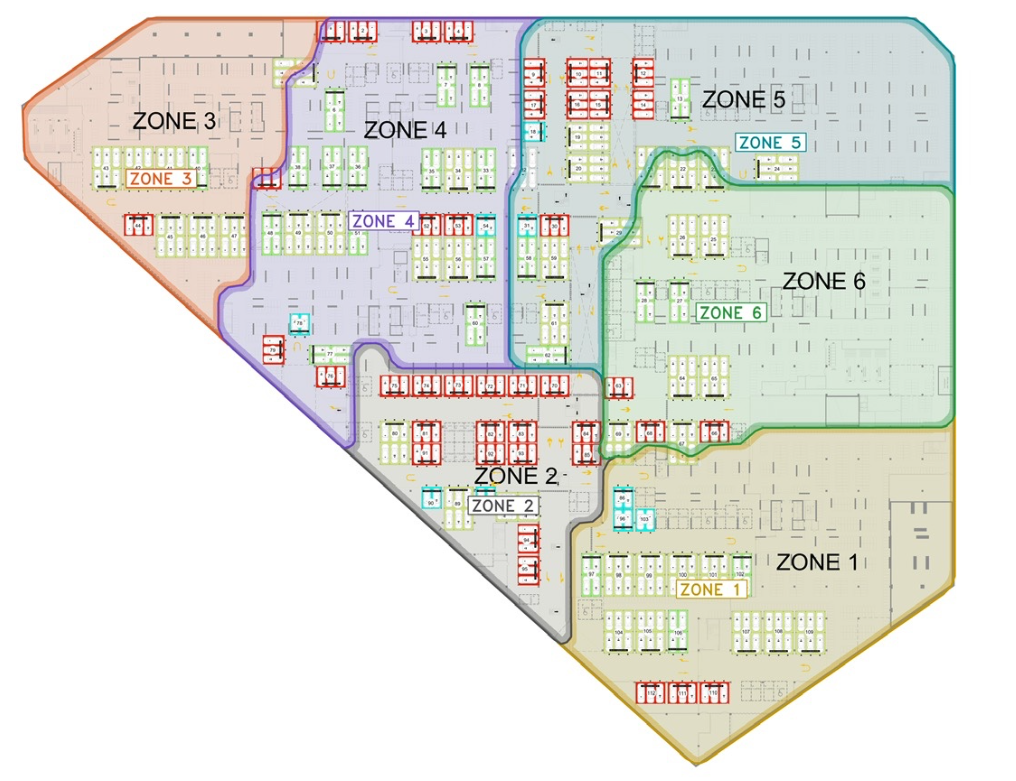
#> input picture TotalParking/Images/zones_map.png, 1016 x 781 px, given in place of zones_map.jpeg, which was not available
$ python crop_vertices.py
#> lines starting #> are read from the running program, lines starting #| are printed output that depends on the picture; pictures that were not available may be replaced by others from this repository, and a replacement may not be noted
import os
from PIL import Image, ImageDraw, ImageFont

# Load the new image and resize/pad it to 1016x781
img_path = 'TotalParking/Images/zones_map.jpeg'
img = Image.open(img_path)
#> img is the input picture: PIL image 1016x781 RGBA; mean R, G, B, A 227.4, 227.9, 221.1, 255

container_w = 1016
container_h = 781

disp_w = container_w
disp_h = int(img.height * (container_w / img.width))
#> disp_h = 781
pad_y = int((container_h - disp_h) / 2.0)
#> pad_y = 0

img_resized = img.resize((disp_w, disp_h), Image.Resampling.LANCZOS)
canvas = Image.new('RGB', (container_w, container_h), (15, 23, 42))
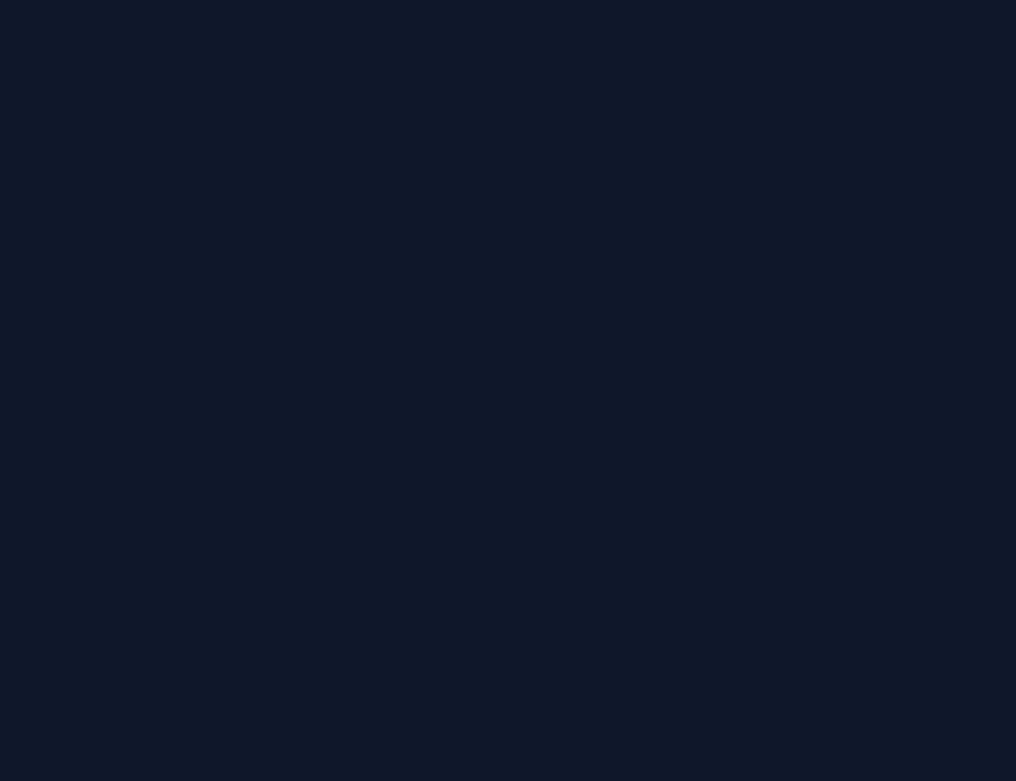
#> canvas: PIL image 1016x781 RGB; mean R, G, B 15, 23, 42
canvas.paste(img_resized, (0, pad_y))

# Let's define the 6 crop regions around the 6 vertices of Zone 3
# We will draw a local grid with labels.
vertices_info = [
    {"name": "v1_leftmost", "center": (50, 150), "range_x": (0, 150), "range_y": (80, 220)},
    {"name": "v2_top_left", "center": (150, 15), "range_x": (100, 250), "range_y": (0, 100)},
    {"name": "v3_top_right", "center": (315, 15), "range_x": (250, 400), "range_y": (0, 120)},
    {"name": "v4_right_bend1", "center": (280, 250), "range_x": (220, 360), "range_y": (200, 320)},
    {"name": "v5_right_bend2", "center": (250, 250), "range_x": (200, 320), "range_y": (200, 320)},
    {"name": "v6_bottom_right", "center": (220, 365), "range_x": (160, 280), "range_y": (320, 440)},
]

os.makedirs('TotalParking/scratch/crops', exist_ok=True)
font = ImageFont.load_default()

for v in vertices_info:
    rx = v["range_x"]
    ry = v["range_y"]

    # Crop the canvas
    crop_w = rx[1] - rx[0]
    crop_h = ry[1] - ry[0]
    crop = canvas.crop((rx[0], ry[0], rx[1], ry[1]))

    # Draw local grid on the crop
    draw = ImageDraw.Draw(crop)

    # Draw vertical lines
    for x in range(rx[0], rx[1], 10):
        lx = x - rx[0]
        color = (255, 0, 0) if x % 50 == 0 else (128, 128, 128)
        draw.line([(lx, 0), (lx, crop_h)], fill=color, width=1)
        if x % 20 == 0:
            draw.text((lx + 2, 5), str(x), fill=(255, 255, 0), font=font)

    # Draw horizontal lines
    for y in range(ry[0], ry[1], 10):
        ly = y - ry[0]
        color = (255, 0, 0) if y % 50 == 0 else (128, 128, 128)
        draw.line([(0, ly), (crop_w, ly)], fill=color, width=1)
        if y % 20 == 0:
            draw.text((5, ly + 2), str(y), fill=(255, 255, 0), font=font)

    crop.save(f'TotalParking/scratch/crops/{v["name"]}.png')
    print(f"Saved crop for {v['name']}")
#> this loop made 6 passes
#> pass 1, `crop = canvas.crop((rx[0], ry[0], rx[1], ry[1]))`:
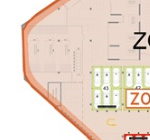
#> crop: PIL image 150x140 RGB; mean R, G, B 234.5, 217.8, 205.5
#> pass 1, `crop.save(f'TotalParking/scratch/crops/{v["name"]}.png')`:
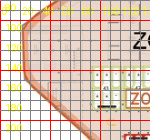
#> saved as v1_leftmost.png: PIL image 150x140 RGB; mean R, G, B 219.3, 195.7, 180.3
#> pass 2, `crop = canvas.crop((rx[0], ry[0], rx[1], ry[1]))`:
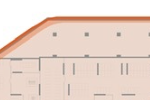
#> crop: PIL image 150x100 RGB; mean R, G, B 234.3, 215.2, 204.8
#> pass 2, `crop.save(f'TotalParking/scratch/crops/{v["name"]}.png')`:
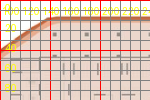
#> saved as v2_top_left.png: PIL image 150x100 RGB; mean R, G, B 218.9, 193.9, 179.1
#> after the loop:
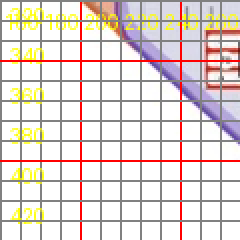
#> crop: PIL image 120x120 RGB (shown 2 times larger); mean R, G, B 226.5, 215.2, 210.3

$ run again, with TotalParking/Images/hmi_flow.jpg saved as TotalParking/Images/zones_map.png
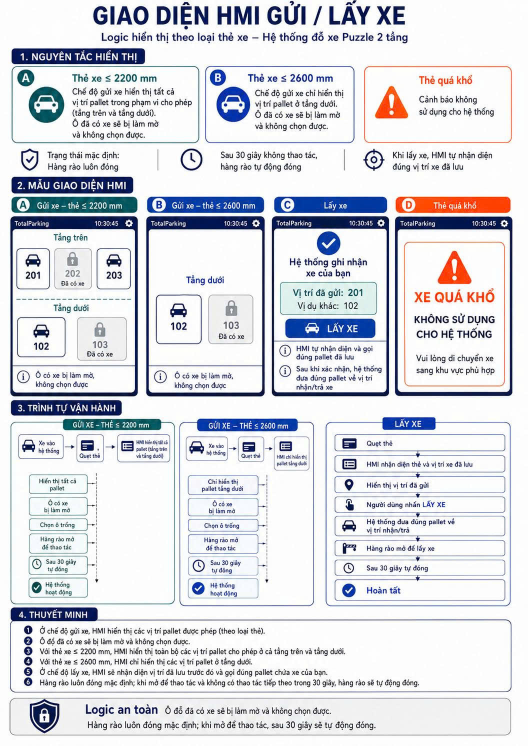
#> input picture TotalParking/Images/hmi_flow.jpg, 1055 x 1491 px, given in place of zones_map.jpeg, which was not available (shown at 1/2 size)
#> img is the input picture: PIL image 1055x1491 RGB; mean R, G, B 217.3, 219.2, 224.9
#> the loop `for v in vertices_info:` made 6 passes
#> pass 1, `crop.save(f'TotalParking/scratch/crops/{v["name"]}.png')`:
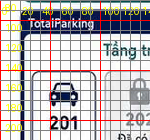
#> saved as v1_leftmost.png: PIL image 150x140 RGB; mean R, G, B 186.8, 180.2, 181.7
#> after the loop `for v in vertices_info:`:
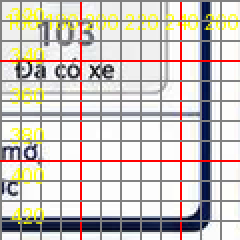
#> crop: PIL image 120x120 RGB (shown 2 times larger); mean R, G, B 205.5, 198.6, 193.7

$ run again, with TotalParking/Images/plan_map.jpg saved as TotalParking/Images/zones_map.png
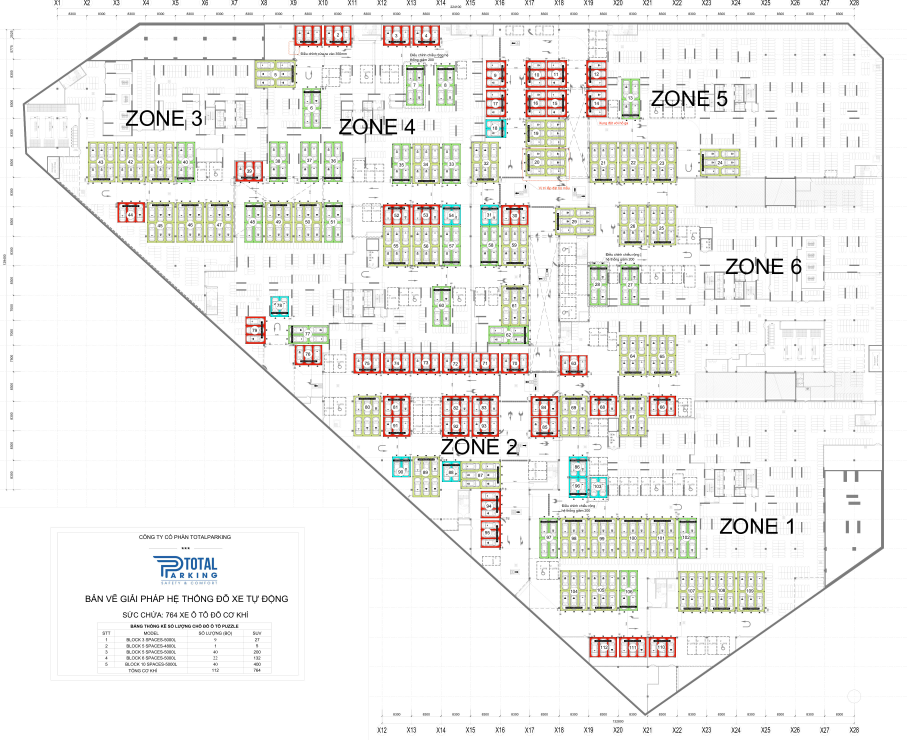
#> input picture TotalParking/Images/plan_map.jpg, 3628 x 2959 px, given in place of zones_map.jpeg, which was not available (shown at 1/4 size)
#> img is the input picture: PIL image 3628x2959 RGB; mean R, G, B 240.5, 239.7, 237.1
#> the loop `for v in vertices_info:` made 6 passes
#> pass 1, `crop.save(f'TotalParking/scratch/crops/{v["name"]}.png')`:
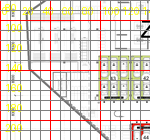
#> saved as v1_leftmost.png: PIL image 150x140 RGB; mean R, G, B 223.4, 213.1, 205.4
#> after the loop `for v in vertices_info:`:
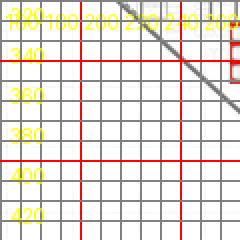
#> crop: PIL image 120x120 RGB (shown 2 times larger); mean R, G, B 232.3, 223.7, 215.4
